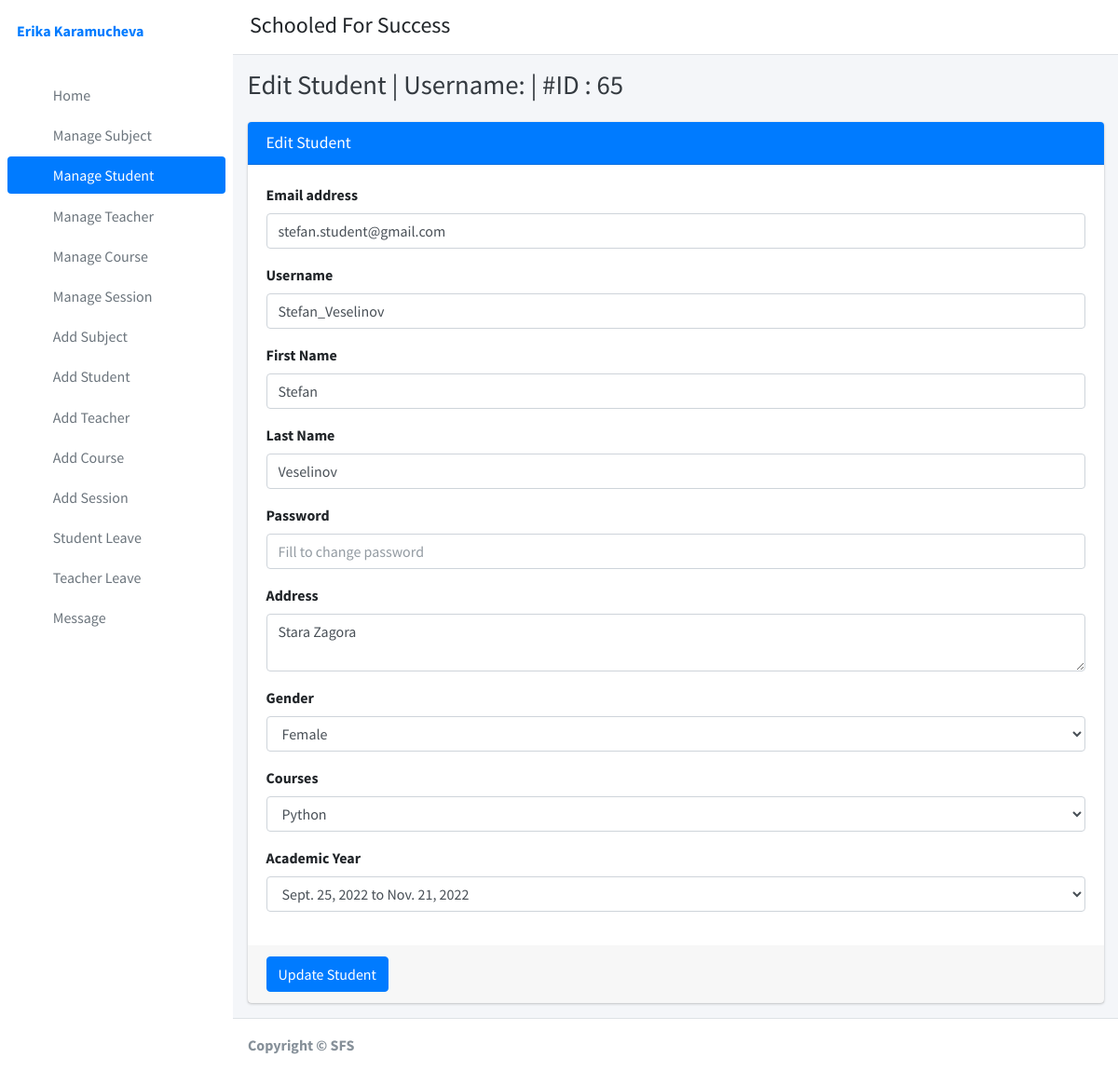
/edit_student/65 (signed in), run on the app's committed database.
### student_management_app/models.py (models this page shows)
class CustomUser(AbstractUser):
    user_type_data = ((1, "Adminn"), (2, "Staff"), (3, "Student"))
    user_type = models.CharField(default=1, choices=user_type_data, max_length=10)

class Students(models.Model):
    id = models.AutoField(primary_key=True)
    admin = models.OneToOneField(CustomUser, on_delete = models.CASCADE)
    gender = models.CharField(max_length=50)
    address = models.TextField()
    course_id = models.ForeignKey(Courses, on_delete=models.DO_NOTHING, default=1)
    session_year_id = models.ForeignKey(SessionYearModel, on_delete=models.CASCADE,default=4)
    objects = models.Manager()

### student_management_app/HodViews.py (the view)
# urls.py: path('edit_student/<student_id>', HodViews.edit_student, name="edit_student"),
def edit_student(request,student_id):
    student=Students.objects.get(admin=student_id)
    course = Courses.objects.all()
    session_years = SessionYearModel.objects.all()
    context={
    "student":student,
    "id":student_id,
    "courses": course,
    "session_years": session_years
    }
    return render(request, "hod_template/edit_student_template.html",context)

### student_management_app/LoginCheckMiddleWare.py (called while the page is built, shortened)
    def process_view(self, request, view_func, view_args, view_kwargs):
        modulename = view_func.__module__
        user = request.user
        if user.is_authenticated:
            if user.user_type == "1":
                if modulename == "student_management_app.HodViews":
                    pass
                elif modulename == "student_management_app.views" or \
                        modulename == "django.views.static":
                    pass
                else:
                    return redirect("admin_home")
            else:
                return redirect("login")
        else:
            if request.path == reverse("login") or request.path == reverse("doLogin"):
                pass
            else:
                return redirect("login")

### student_management_app/templates/hod_template/edit_student_template.html (shortened to what this page needs)
{% extends 'hod_template/base_template.html' %}
{% block page_title %} Edit Student | Username: {{ username }} | #ID : {{ id }}
{% endblock page_title %}
{% block main_content %}
{% load static %}
<section class="content">
        <div class="container-fluid">
            <div class="row">
                <div class="col-md-12">
                    <div class="card card-primary">
                    <div class="card-header">
                        <h3 class="card-title">Edit Student</h3>
                    </div>
                    <form role="form" method="POST" action="{% url 'edit_student_save' %}">
                        <div class="card-body">
                            <div class="form-group">
                                <label>Email address</label>
                                <input type="email" class="form-control" name="email" value="{{ student.admin.email }}">
                            </div>
                            <div class="form-group">
                                <label>Username</label>
                                <input type="text" class="form-control" name="username" value="{{ student.admin.username }}">
                            </div>
                            <div class="form-group">
                                <label>First Name</label>
                                <input type="text" class="form-control" name="first_name" value="{{ student.admin.first_name }}">
                            </div>
                            <div class="form-group">
                                <label>Last Name</label>
                                <input type="text" class="form-control" name="last_name" value="{{ student.admin.last_name }}">
                            </div>
                            <div class="form-group">
                                <label>Password</label>
                                <input type="password" class="form-control" name="password" placeholder="Fill to change password" >
                            </div>
                            <div class="form-group">
                                <label>Address</label>
                                <textarea class="form-control" name="address">{{ student.address }}</textarea>
                            </div>
                            <div class="form-group">
                            <label>Gender</label>
                            <select class="form-control" name="gender" id="gender">
                                        <option  value="{{ Female }}">{{ 'Female' }}</option>
                                </select>
                            </div>
                            <div class="form-group">
                                <label>Courses </label>
                                <select class="form-control" name="courses" id="courses">
                                    {% for course in courses %}
                                        <option value="{{ course.id }}">{{ course.course_name }}</option>
                                    {% endfor %}
                                </select>
                            </div>
                            <div class="form-group">
                                <label>Academic Year </label>
                                <select class="form-control" name="session_years" id="session_years">
                                    {% for session_year in session_years %}
                                        <option value="{{ session_year.id }}">{{ session_year.session_start_year }} to {{ session_year.session_end_year }}</option>
                                    {% endfor %}
                                </select>
                            </div>
                        </div>
                        <div class="card-footer">
                        <button type="submit" class="btn btn-primary">Update Student</button>
                        </div>
                    </form>
                    </div>
                </div>
            </div>
        </div>
      </section>
  {% endblock main_content %}

### student_management_app/templates/hod_template/sidebar_template.html
{% load static %}
<aside class="main-sidebar sidebar-primary">
      <div class="sidebar">
        <div class="user-panel mt-3 pb-3 mb-3 d-flex">
          <div class="info">
            <a href="{% url 'admin_profile' %}" class="d-block"><strong>{{ user.first_name }} {{ user.last_name }}</strong></a>
          </div>
        </div>
        <nav class="mt-2">
          <ul class="nav nav-pills nav-sidebar flex-column" data-widget="treeview" role="menu" data-accordion="false">
              <li class="nav-item">
              {% url 'admin_home' as admin_home %}
              <a href="{{ admin_home }}" class="nav-link {% if request.path == admin_home %} active {% endif %}">
                <i class="nav-icon fas fa-tachometer-alt"></i>
                <p>Home</p>
              </a>
            </li>
            <li class="nav-item">
              {% url 'manage_subject' as manage_subject %}
              {% url 'edit_subject' subject_id=id as edit_subject %}
              <a href="{{ manage_subject }}" class="nav-link {% if request.path == manage_subject %} active {% endif %} {% if request.path == edit_subject %} active {% endif %}">
                <i class="nav-icon fas fa-book"></i>
                <p>Manage Subject</p>
              </a>
            </li>
            <li class="nav-item">
              {% url 'manage_student' as manage_student %}
              {% url 'edit_student' student_id=id as edit_student %}
              <a href="{{ manage_student }}" class="nav-link {% if request.path == manage_student %} active {% endif %} {% if request.path == edit_student %} active {% endif %}">
                <i class="nav-icon fas fa-user-graduate"></i>
                <p>Manage Student</p>
              </a>
            </li>
            <li class="nav-item">
              {% url 'manage_staff' as manage_staff %}
              {% url 'edit_staff' staff_id=id as edit_staff %}
              <a href="{{ manage_staff }}" class="nav-link {% if request.path == manage_staff %} active {% endif %} {% if request.path == edit_staff %} active {% endif %}">
                <i class="nav-icon fas fa-chalkboard-teacher"></i>
                <p>Manage Teacher</p>
              </a>
            </li>
            <li class="nav-item">
              {% url 'manage_course' as manage_course %}
              {% url 'edit_course' course_id=id as edit_course %}
              <a href="{{ manage_course }}" class="nav-link {% if request.path == manage_course %} active {% endif %} {% if request.path == edit_course %} active {% endif %}">
                <i class="nav-icon fas fa-chalkboard"></i>
                <p>Manage Course</p>
              </a>
            </li>
            <li class="nav-item">
              {% url 'manage_session' as manage_session %}
              {% url 'edit_session' session_id=id as edit_session %}
              <a href="{{ manage_session }}" class="nav-link {% if request.path == manage_session %} active {% endif %} {% if request.path == edit_session %} active {% endif %}">
                <i class="nav-icon fas fa-graduation-cap"></i>
                <p>Manage Session</p>
              </a>
            </li>
             <li class="nav-item">
              {% url 'add_subject' as add_subject %}
              <a href="{{ add_subject }}" class="nav-link {% if request.path == add_subject %} active {% endif %}">
                <i class="nav-icon fas fa-th"></i>
                <p>Add Subject</p>
              </a>
            </li>
            <li class="nav-item">
              {% url 'add_student' as add_student %}
              <a href="{{ add_student }}" class="nav-link {% if request.path == add_student %} active {% endif %}">
                <i class="nav-icon fas fa-th"></i>
                <p>Add Student</p>
              </a>
            </li>
            <li class="nav-item">
              {% url 'add_staff' as add_staff %}
              <a href="{{ add_staff }}" class="nav-link {% if request.path == add_staff %} active {% endif %}">
                <i class="nav-icon fas fa-th"></i>
                <p>Add Teacher</p>
              </a>
            </li>
            <li class="nav-item">
            {% url 'add_course' as add_course %}
              <a href="{{ add_course }}" class="nav-link {% if request.path == add_course %} active {% endif %}">
                <i class="nav-icon fas fa-th"></i>
                <p>Add Course</p>
              </a>
            </li>
            <li class="nav-item">
              {% url 'add_session' as add_session %}
              <a href="{{ add_session }}" class="nav-link {% if request.path == add_session %} active {% endif %}">
                <i class="nav-icon fas fa-th"></i>
                <p>Add Session</p>
              </a>
            </li>
            <li class="nav-item">
              {% url 'student_leave_view' as student_leave_view %}
              <a href="{{ student_leave_view }}" class="nav-link {% if request.path == student_leave_view %} active {% endif %}">
                <i class="nav-icon fas fa-th"></i>
                <p>Student Leave</p>
              </a>
            </li>
            <li class="nav-item">
              {% url 'staff_leave_view' as staff_leave_view %}
              <a href="{{ staff_leave_view }}" class="nav-link {% if request.path == staff_leave_view %} active {% endif %}">
                <i class="nav-icon fas fa-th"></i>
                <p>Teacher Leave</p>
              </a>
            </li>
            <li class="nav-item">
              {% url 'create_message' as create_message %}
              <a href="{{ create_message }}" class="nav-link {% if request.path == create_message %} active {% endif %}">
                <i class="nav-icon fas fa-th"></i>
                <p>Message</p>
              </a>
            </li>
          </ul>
        </nav>
      </div>
    </aside>

### data on the page
CustomUser: first_name "Erika", last_name "Karamucheva"
Students: email "stefan.student@gmail.com", username "Stefan_Veselinov", first_name "Stefan", last_name "Veselinov", address "Stara Zagora"

### other printed values
{{ id }} "65"
form field gender "Female"
form field courses "Python"
form field session_years "Sept. 25, 2022 to Nov. 21, 2022"
